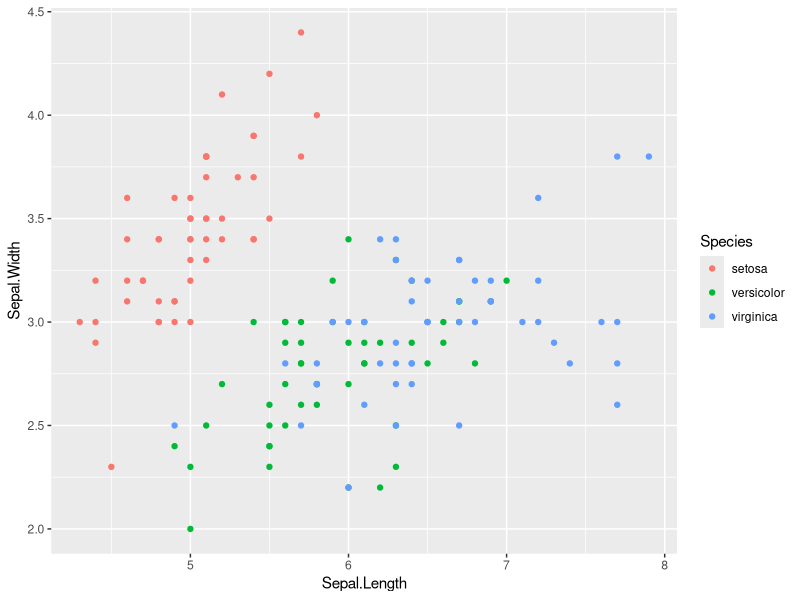
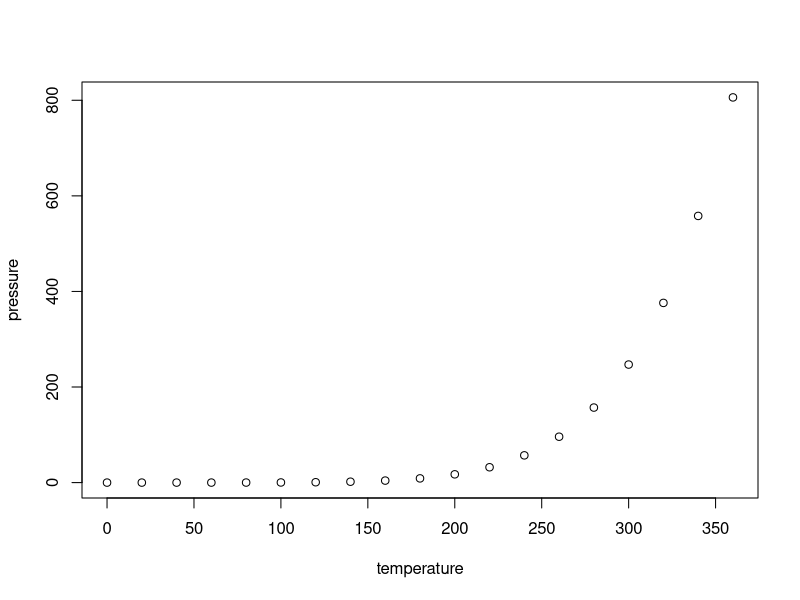

These figures' R source, in order:
## ---- chunk 1
knitr::opts_chunk$set(echo = TRUE)
library(tidyverse)
## ---- chunk 2
g <- ggplot(data=iris)
g <- g + geom_point(aes(x=Sepal.Length, y=Sepal.Width, color=Species))
g
## ---- chunk 3
plot(pressure)
